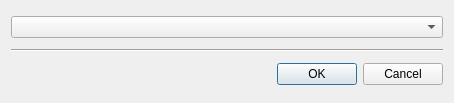
<?xml version="1.0" encoding="UTF-8"?>
<ui version="4.0">
 <class>Dialog</class>
 <widget class="QDialog" name="Dialog">
  <property name="geometry">
   <rect>
    <x>0</x>
    <y>0</y>
    <width>454</width>
    <height>103</height>
   </rect>
  </property>
  <property name="sizePolicy">
   <sizepolicy hsizetype="Preferred" vsizetype="Maximum">
    <horstretch>0</horstretch>
    <verstretch>0</verstretch>
   </sizepolicy>
  </property>
  <property name="windowTitle">
   <string>Fach wählen</string>
  </property>
  <property name="sizeGripEnabled">
   <bool>false</bool>
  </property>
  <layout class="QVBoxLayout" name="verticalLayout">
   <item>
    <widget class="QComboBox" name="cb_subject"/>
   </item>
   <item>
    <widget class="Line" name="line">
     <property name="orientation">
      <enum>Qt::Horizontal</enum>
     </property>
    </widget>
   </item>
   <item>
    <widget class="QDialogButtonBox" name="buttonBox">
     <property name="orientation">
      <enum>Qt::Horizontal</enum>
     </property>
     <property name="standardButtons">
      <set>QDialogButtonBox::Cancel|QDialogButtonBox::Ok</set>
     </property>
    </widget>
   </item>
  </layout>
 </widget>
 <resources/>
 <connections>
  <connection>
   <sender>buttonBox</sender>
   <signal>accepted()</signal>
   <receiver>Dialog</receiver>
   <slot>accept()</slot>
   <hints>
    <hint type="sourcelabel">
     <x>248</x>
     <y>254</y>
    </hint>
    <hint type="destinationlabel">
     <x>157</x>
     <y>274</y>
    </hint>
   </hints>
  </connection>
  <connection>
   <sender>buttonBox</sender>
   <signal>rejected()</signal>
   <receiver>Dialog</receiver>
   <slot>reject()</slot>
   <hints>
    <hint type="sourcelabel">
     <x>316</x>
     <y>260</y>
    </hint>
    <hint type="destinationlabel">
     <x>286</x>
     <y>274</y>
    </hint>
   </hints>
  </connection>
 </connections>
</ui>
